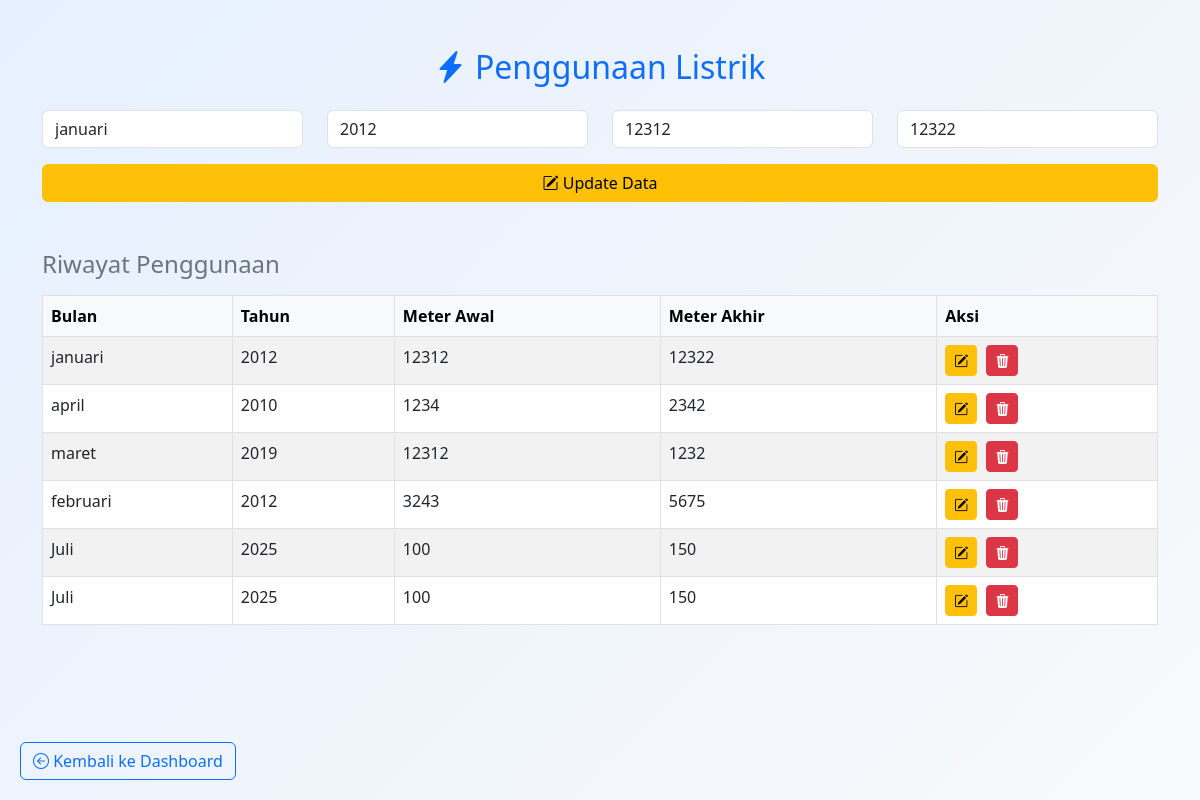
Page /pelanggan/penggunaan/penggunaan.php?edit=9 (signed in) on the committed database.
### tables this page shows
CREATE TABLE IF NOT EXISTS `penggunaan` (
  `id_penggunaan` int NOT NULL AUTO_INCREMENT,
  `id_pelanggan` int DEFAULT NULL,
  `bulan` varchar(20) DEFAULT NULL,
  `tahun` year DEFAULT NULL,
  `meter_awal` int DEFAULT NULL,
  `meter_akhir` int DEFAULT NULL,
  PRIMARY KEY (`id_penggunaan`),
  KEY `id_pelanggan` (`id_pelanggan`),
  KEY `idx_penggunaan_pelanggan` (`id_pelanggan`),
  CONSTRAINT `penggunaan_ibfk_1` FOREIGN KEY (`id_pelanggan`) REFERENCES `pelanggan` (`id_pelanggan`)
);

### pelanggan/penggunaan/penggunaan.php (the view, shortened to what this page needs)
<?php
include '../../config/database.php';
$id_pelanggan = $_SESSION['id_pelanggan'];
$edit = false;
$penggunaan = $conn->query("SELECT * FROM penggunaan WHERE id_pelanggan='$id_pelanggan'");
if (isset($_GET['edit'])) {
  $edit = true;
  $id_edit = $_GET['edit'];
  $data_edit = $conn->query("SELECT * FROM penggunaan WHERE id_penggunaan='$id_edit' AND id_pelanggan='$id_pelanggan'")->fetch_assoc();
}
?>
<!DOCTYPE html>
<html lang="id">
<head>
  <link rel="stylesheet" href="https://cdn.jsdelivr.net/npm/bootstrap@5.3.0/dist/css/bootstrap.min.css">
  <link rel="stylesheet" href="https://cdn.jsdelivr.net/npm/bootstrap-icons@1.10.5/font/bootstrap-icons.css">
</head>
<body>
  <div class="container py-5">
    <div class="mb-4 text-center">
      <h2 class="text-primary"><i class="bi bi-lightning-charge-fill"></i> Penggunaan Listrik</h2>
    </div>
    <form method="post" class="mb-5">
      <div class="row mb-3">
        <div class="col-md-3">
          <input type="text" name="bulan" placeholder="Bulan" class="form-control" value="<?= $edit ? $data_edit['bulan'] : '' ?>" required>
        </div>
        <div class="col-md-3">
          <input type="number" name="tahun" placeholder="Tahun" class="form-control" value="<?= $edit ? $data_edit['tahun'] : '' ?>" required>
        </div>
        <div class="col-md-3">
          <input type="number" name="meter_awal" placeholder="Meter Awal" class="form-control" value="<?= $edit ? $data_edit['meter_awal'] : '' ?>" required>
        </div>
        <div class="col-md-3">
          <input type="number" name="meter_akhir" placeholder="Meter Akhir" class="form-control" value="<?= $edit ? $data_edit['meter_akhir'] : '' ?>" required>
        </div>
      </div>
      <button type="submit" name="<?= $edit ? 'update' : 'tambah' ?>" class="btn btn-<?= $edit ? 'warning' : 'success' ?> w-100">
        <i class="bi <?= $edit ? 'bi-pencil-square' : 'bi-save' ?>"></i>
        <?= $edit ? 'Update Data' : 'Simpan Penggunaan' ?>
      </button>
    </form>
    <h4 class="mb-3 text-secondary">Riwayat Penggunaan</h4>
    <table class="table table-bordered table-striped">
      <thead class="table-light">
        <tr>
          <th>Bulan</th>
          <th>Tahun</th>
          <th>Meter Awal</th>
          <th>Meter Akhir</th>
          <th>Aksi</th>
        </tr>
      </thead>
      <tbody>
        <?php while ($row = $penggunaan->fetch_assoc()): ?>
          <tr>
            <td><?= $row['bulan'] ?></td>
            <td><?= $row['tahun'] ?></td>
            <td><?= $row['meter_awal'] ?></td>
            <td><?= $row['meter_akhir'] ?></td>
            <td>
              <a href="penggunaan.php?edit=<?= $row['id_penggunaan'] ?>" class="btn btn-sm btn-warning btn-action"><i class="bi bi-pencil-square"></i></a>
              <a href="penggunaan.php?hapus=<?= $row['id_penggunaan'] ?>" class="btn btn-sm btn-danger" onclick="return confirm('Yakin ingin hapus data ini?')">
                <i class="bi bi-trash3-fill"></i>
              </a>
            </td>
          </tr>
        <?php endwhile; ?>
      </tbody>
    </table>
  </div>
  <div class="fixed-back">
    <a href="../dashboard.php" class="btn btn-outline-primary">
      <i class="bi bi-arrow-left-circle"></i> Kembali ke Dashboard
    </a>
  </div>
</body>
</html>

### pelanggan/penggunaan/penggunaan.php (style rules this page uses)
body { background: linear-gradient(135deg, #e6f0ff, #f8f9fa); font-family: 'Segoe UI', sans-serif; min-height: 100vh; padding-bottom: 70px; }
.btn-action { margin-right: 5px; }
.fixed-back { position: fixed; bottom: 20px; left: 20px; }

### rows in the picture
penggunaan: bulan "januari", tahun "2012", meter_awal "12312", meter_akhir "12322"
penggunaan: bulan "april", tahun "2010", meter_awal "1234", meter_akhir "2342"
penggunaan: bulan "maret", tahun "2019", meter_awal "12312", meter_akhir "1232"
penggunaan: bulan "februari", tahun "2012", meter_awal "3243", meter_akhir "5675"
penggunaan: bulan "Juli", tahun "2025", meter_awal "100", meter_akhir "150"
penggunaan: bulan "Juli", tahun "2025", meter_awal "100", meter_akhir "150"
